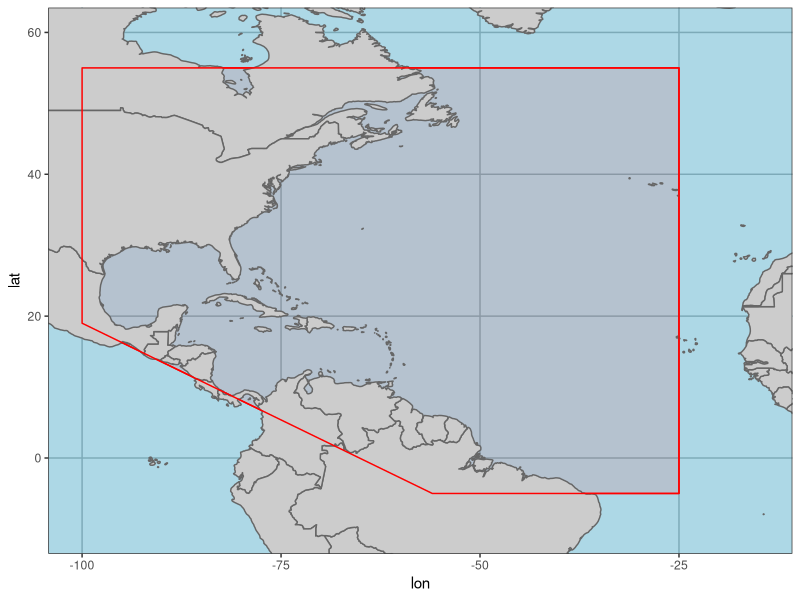

Reproduce this figure in R.
# Map to visualize the spatial extent of ATN data request

# Setup
library(ggplot2)
library(colorspace)

# Creating polygon borders for plotting
req_poly <- data.frame(lon = c(-100, -25, -25, -56, -100),
                       lat = c(  55,  55,  -5,  -5,   19))

# Plot
ggplot(req_poly , aes(lon, lat)) +
  geom_polygon(fill = alpha("red", 0.1), col = "red") +
  annotation_map(map_data("world"), aes(long, lat), col = "gray40", fill = "gray80") +
  geom_polygon(fill = NA, col = "red") +
  xlim(-100, -15) + ylim(-10, 60) +
  theme_bw() +
  theme(panel.background = element_rect(fill = "lightblue"),
        panel.grid.major = element_line(color = darken("lightblue", .2)),
        panel.grid.minor = element_blank())
